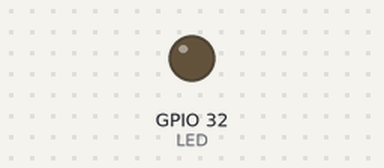
A sketch run on a simulated ESP32. On the bench: output pins drawn as LEDs (lit = HIGH). WiFi joins after 1.5 s; servers stay silent unless stated; what the sketch prints to the serial monitor is not drawn.

Above: at 3.2 s.
At 7.5 s:
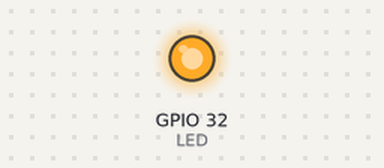
Timing chart, 0 to 14.5 s (numbered marks = the images above):
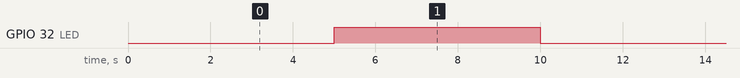

Measured:
- by itself, GPIO 32 (LED): alternates HIGH for 5.0 s and LOW for 5.0 s

The sketch:

parcial_iot_principal.ino
```cpp
#include <WiFi.h>
#include <ThingSpeak.h>
#include <DHT.h>

#define DHTPIN 26 // The pin you connected the DHT's data pin to
#define DHTTYPE DHT11 // DHT 11
#define LED 32

// Replace with your WiFi credentials
const char* ssid = "INFINITUM9C9C_2.4";
const char* password = "9XE5GZJ8Sw";

// ThingSpeak Settings
unsigned long myChannelNumber = 2452531;
const char * myWriteAPIKey = "4G8EB5IOSQZCKCE4";

WiFiClient  client;
DHT dht(DHTPIN, DHTTYPE);

unsigned long startTime = millis();
unsigned long ledLastToggleTime = millis();
unsigned long period = 300000; // 5 minutes in milliseconds
unsigned long ledInterval = 5000; // 5 seconds in milliseconds
bool ledState = false;

void setup() {
  pinMode(LED, OUTPUT);
  Serial.begin(115200);
  WiFi.begin(ssid, password);

  while (WiFi.status() != WL_CONNECTED) {
    delay(500);
    Serial.print(".");
  }

  ThingSpeak.begin(client);  // Initialize ThingSpeak
  dht.begin();
}

void loop() {
  unsigned long currentMillis = millis();

  // Correctly blink LED every 5 seconds
  if (currentMillis - ledLastToggleTime >= ledInterval) {
    // Toggle the LED state
    ledState = !ledState;
    digitalWrite(LED, ledState ? HIGH : LOW);
    ledLastToggleTime = currentMillis;
  }

  // Check if 5 minutes have passed to read temperature and humidity
  if (currentMillis - startTime >= period) {
    float humidity = dht.readHumidity();
    float temperature = dht.readTemperature();

    if (isnan(humidity) || isnan(temperature)) {
      Serial.println("Failed to read from DHT sensor!");
    } else {
      Serial.print("Humidity: ");
      Serial.print(humidity);
      Serial.print(" %\t");
      Serial.print("Temperature: ");
      Serial.print(temperature);
      Serial.println(" *C ");

      ThingSpeak.setField(1, temperature);
      ThingSpeak.setField(2, humidity);
      ThingSpeak.writeFields(myChannelNumber, myWriteAPIKey);
    }

    startTime = currentMillis; // Reset the timer for the next read
  }
}
```
